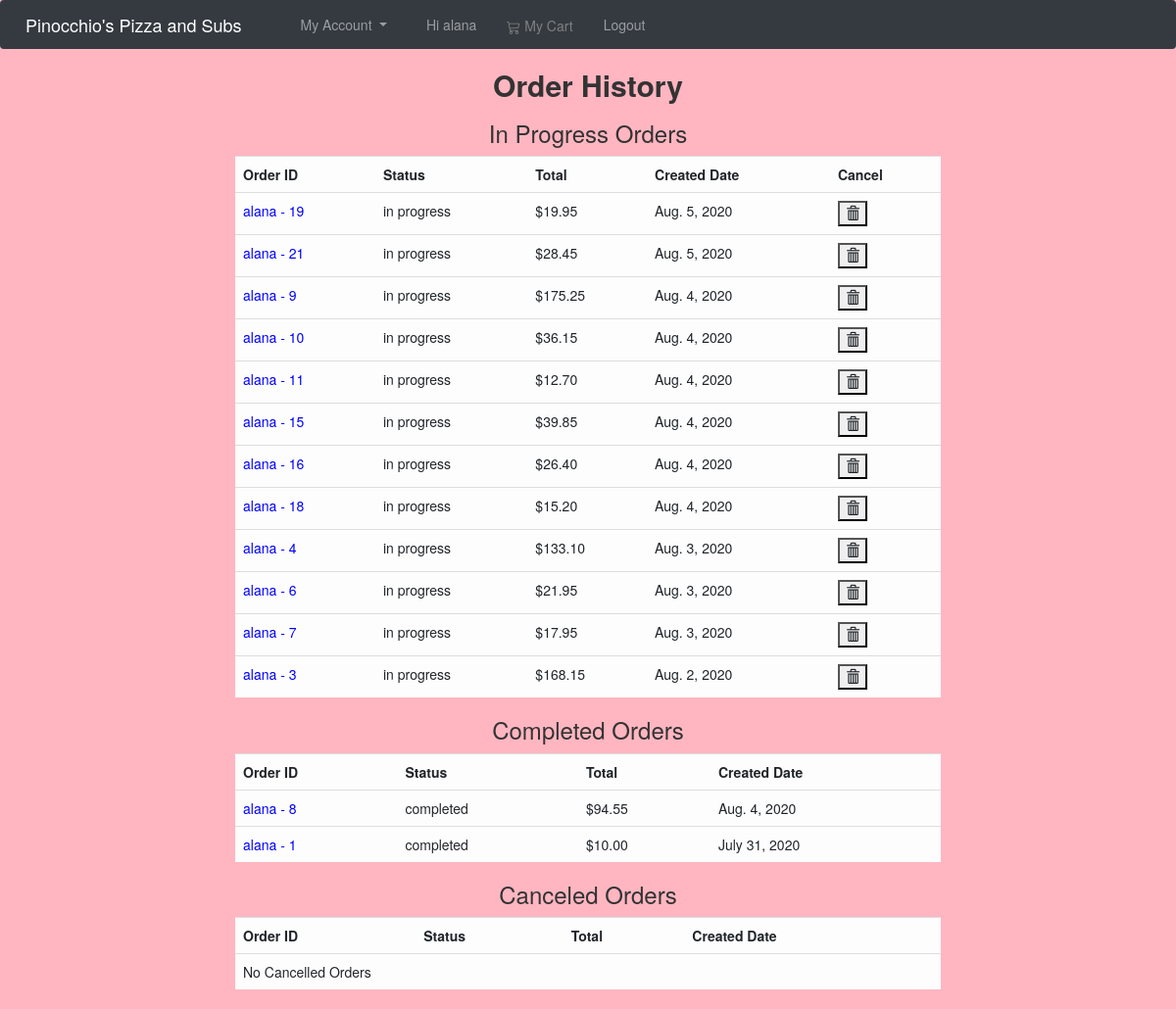
Before: /orderhistory (signed in) with the older database file.
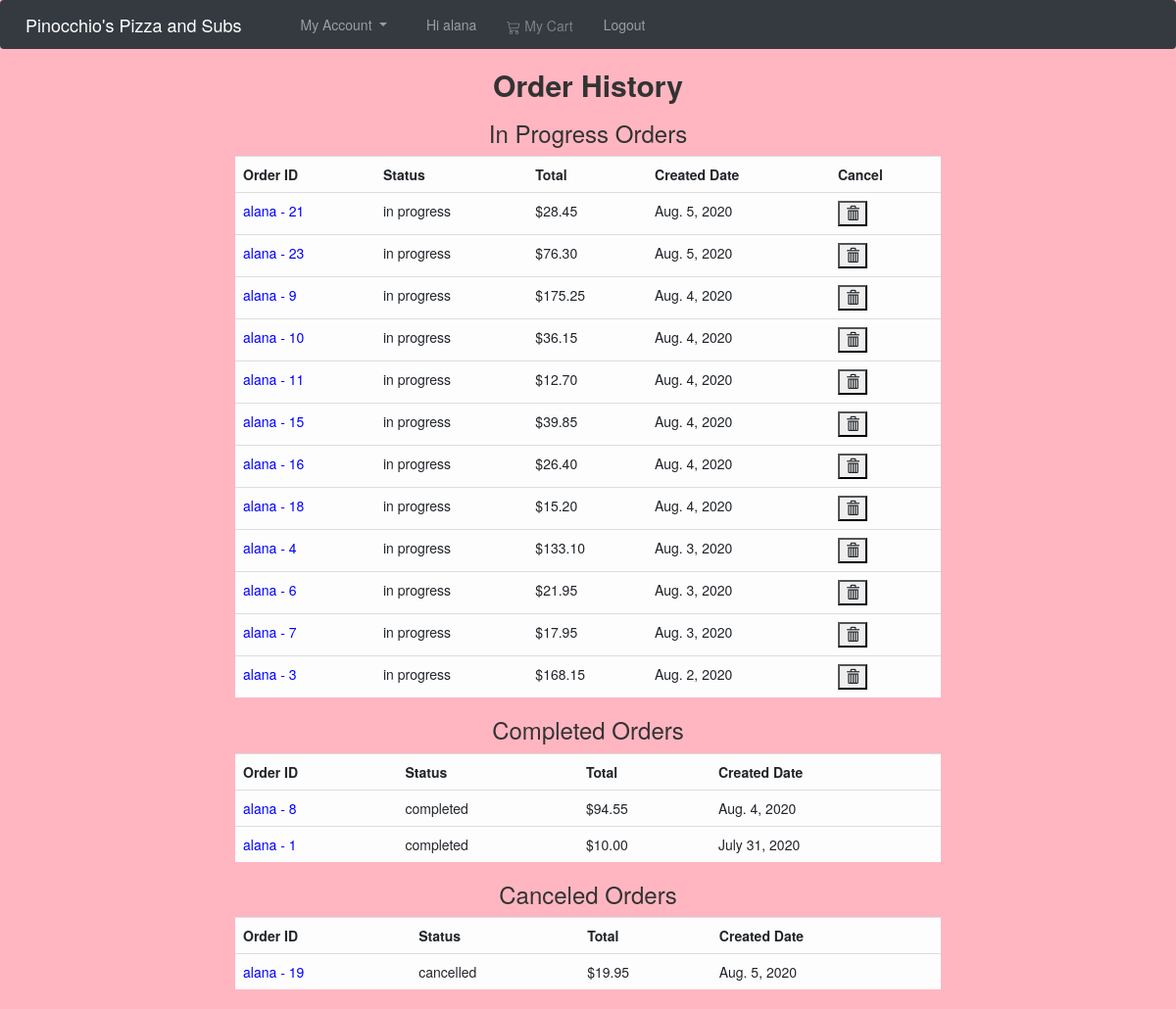
After: the same page with the newer database file.
### orders/models.py (models this page shows, shortened)
class OrderMaster(models.Model):
    userid = models.CharField(max_length=50)
    status = models.CharField(max_length=50)
    total = models.DecimalField(max_digits=6, decimal_places=2)
    createdDate = models.DateField()

### orders/views.py (the view)
# urls.py: path("orderhistory", views.orderhistory, name="orderhistory"),
def orderhistory(request):
    progressOrders = None
    completedOrders = None
    cancelledOrders = None
    if request.method=="GET":
        progressOrders = OrderMaster.objects.filter(userid = request.user, status="in progress").order_by('-createdDate').all()
        completedOrders = OrderMaster.objects.filter(userid = request.user, status="completed").order_by('-createdDate').all()
        cancelledOrders = OrderMaster.objects.filter(userid = request.user, status="cancelled").order_by('-createdDate').all()
    context = {
        "pOrders" : progressOrders,
        "cOrders": completedOrders,
        "dOrders" : cancelledOrders,
    }
    return render(request, "orderhistory.html", context)

### orders/templates/orderhistory.html (shortened to what this page needs)
{% extends 'base.html' %}
{% block body %}
<nav class="navbar fixed-nav-bar navbar-expand-lg navbar-dark bg-dark">
    <a class="navbar-brand" href="/">Pinocchio's Pizza and Subs</a>
    <div class="collapse navbar-collapse justify-content-end" id="navbarNav">
      <ul class="navbar-nav">
        <li class="nav-item dropdown">
            <a class="nav-link dropdown-toggle" href="#" id="navbarDropdownMenuLink" data-toggle="dropdown" aria-haspopup="true" aria-expanded="false">
                My Account
            </a>
          </li>
          <li class="nav-item">
            <a class="nav-link"> Hi {{user}}</a>
          </li>
        <form action="/cart"  method = "POST">
        <button style ="padding:10px; padding-top: 30px; color: grey;" class="btn btn-outline-success centered" type="submit">
          My Cart
        </button>
        </form>
        <li class="nav-item">
          <a class="nav-link" href="/logout">Logout</a>
       </li>
       </ul>
    </div>
  </nav>
<h2 style= "margin-top: 70px; text-align:center"> <b> Order History </b></h2>
<h3 style="text-align:center"> In Progress Orders </h3>
<table class ="table table-light" id="centerTable" >
    <tr>
    <th scope ="col">
      Order ID
    </th>
    <th scope ="col">
      Status
    </th>
    <th scope = "col">
        Total
    </th>
    <th scope ="col">
      Created Date
    </th>
    <th scope ="col">
        Cancel
    </th>
    </tr>
    {% for p in pOrders %}
    <tr scope="row">
      <td>
        <a style= "color:blue"  href = "/orderdetails/{{p.id}}"> {{p.userid}} -  {{p.id}} </a>
      </td>
      <td>
        {{p.status}}
      </td>
      <td>
          ${{p.total}}
      </td>
      <td>
        {{p.createdDate}}
      </td>
      <td>
        <button id = "row" onclick = "cancelOrder({{p.id}})"> <span class="glyphicon glyphicon-trash"> </span> </button>
      </td>
    </tr>
    {%empty%}
    <tr>
         <td colspan="4"> No Orders In Progress </td>
    </tr>
    {%endfor%}
</table>
<h3 style="text-align:center"> Completed Orders </h3>
<table class ="table table-light" id="centerTable">
    <tr>
    <th scope ="col">
      Order ID
    </th>
    <th scope ="col">
      Status
    </th>
    <th scope = "col">
    Total
    </th>
    <th scope ="col">
      Created Date
    </th>
    </tr>
    {% for p in cOrders %}
    <tr scope="row">
      <td>
        <a style= "color:blue" href = "/orderdetails/{{p.id}}"> {{p.userid}} -  {{p.id}} </a>
      </td>
      <td>
        {{p.status}}
      </td>
      <td>
          ${{p.total}}
      </td>
      <td>
        {{p.createdDate}}
      </td>
    </tr>
    {%empty%}
    <tr>
         <td colspan="4"> No Completed Orders</td>
    </tr>
    {%endfor%}
</table>
<h3 style="text-align:center"> Canceled Orders </h3>
<table class ="table table-light" id="centerTable">
    <tr>
    <th scope ="col">
      Order ID
    </th>
    <th scope ="col">
      Status
    </th>
    <th scope = "col">
     Total
    </th>
    <th scope ="col">
      Created Date
    </th>
    </tr>
    {% for p in dOrders %}
    <tr scope="row">
      <td>
        <a style= "color:blue" href = "/orderdetails/{{p.id}}"> {{p.userid}} -  {{p.id}} </a>
      </td>
      <td>
        {{p.status}}
      </td>
      <td>
          ${{p.total}}
      </td>
      <td>
        {{p.createdDate}}
      </td>
    </tr>
    {%empty%}
    <tr>
         <td colspan="4"> No Cancelled Orders</td>
    </tr>
    {%endfor%}
</table>
{%endblock%}

Changed rows visible on the page:
now on this page (row edited): OrderMaster: userid "alana", id "23", status "in progress", total "76.30", createdDate "Aug. 5, 2020", shown under "In Progress Orders"
changed OrderMaster id 19: moves from the list under "In Progress Orders" to the list under "Canceled Orders"
Other visible differences:
text no longer shown: "No Cancelled Orders"
